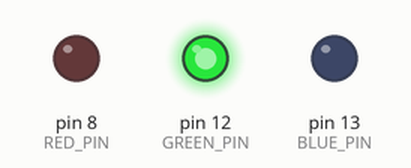
The sketch below on a simulated Arduino Uno, built with avr-gcc and run on an emulated ATmega328P. On the bench: output pins drawn as LEDs (lit = HIGH). What the sketch prints to the serial monitor is not drawn.

Above: at 0.6 s.
At 3.1 s:
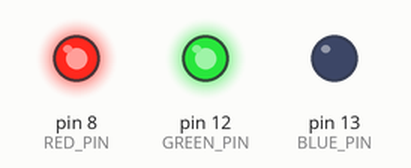
At 4.9 s:
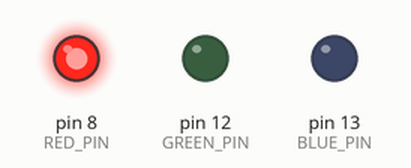
At 7.2 s:
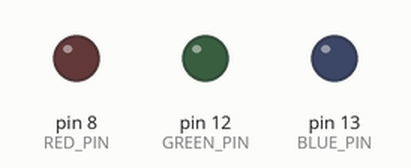
Timing chart, 0 to 7.7 s (numbered marks = the images above):
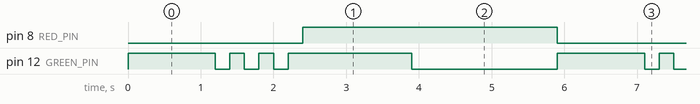

The sketch:

week2.ino
```cpp
const int RED_PIN = 8;
const int GREEN_PIN = 12;
const int BLUE_PIN = 13;

void light(int red, int green, int blue)
{
  analogWrite(RED_PIN, red);
  analogWrite(GREEN_PIN, green);
  analogWrite(BLUE_PIN, blue);
}

void shine(void)
{
  delay(200);
  light(0, 0, 0);
  delay(200);
  light(0, 255, 0);

  delay(200);
  light(0, 0, 0);
  delay(200);
  light(0, 255, 0);

  delay(200);
  light(0, 0, 0);
  delay(200);
  light(0, 255, 0);

  delay(200);
}

void setup() {
  Serial.begin(9600);
  pinMode(RED_PIN, OUTPUT);
  pinMode(GREEN_PIN, OUTPUT);
  pinMode(BLUE_PIN, OUTPUT);

  Serial.println("Arduino begin!");
}

void loop() {
  Serial.print("現在燈號 = 綠燈, 目前已經過"); Serial.print(millis()); Serial.println("ms");
  light(0, 255, 0);
  delay(1000);

  //  shine three times when green turn into yellow
  shine();

  Serial.print("現在燈號 = 黃燈, 目前已經過"); Serial.print(millis()); Serial.println("ms");
  light(150, 150, 0);
  delay(1500);

  Serial.print("現在燈號 = 紅燈, 目前已經過"); Serial.print(millis()); Serial.println("ms");
  light(255, 0, 0);
  delay(2000);
}
```

Measured:
- by itself, pin 8 (RED_PIN): alternates HIGH for 3.5 s and LOW for 2.4 s
- by itself, pin 12 (GREEN_PIN): repeats every 5.9 s: 2 × (LOW 0.20 s, HIGH 0.20 s), LOW 0.20 s, HIGH 1.7 s, LOW 2.0 s, HIGH 1.2 s
- by itself, everything shown: repeats every 5.9 s, in 9 steps
